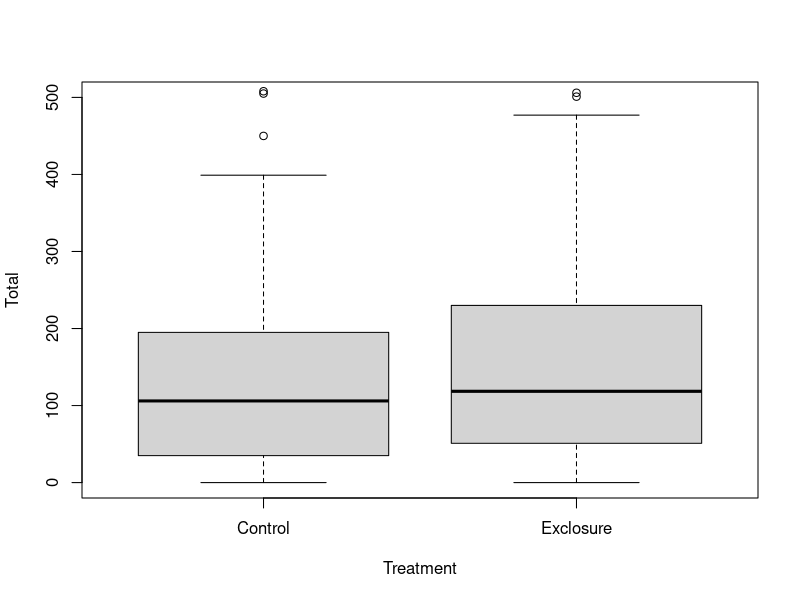
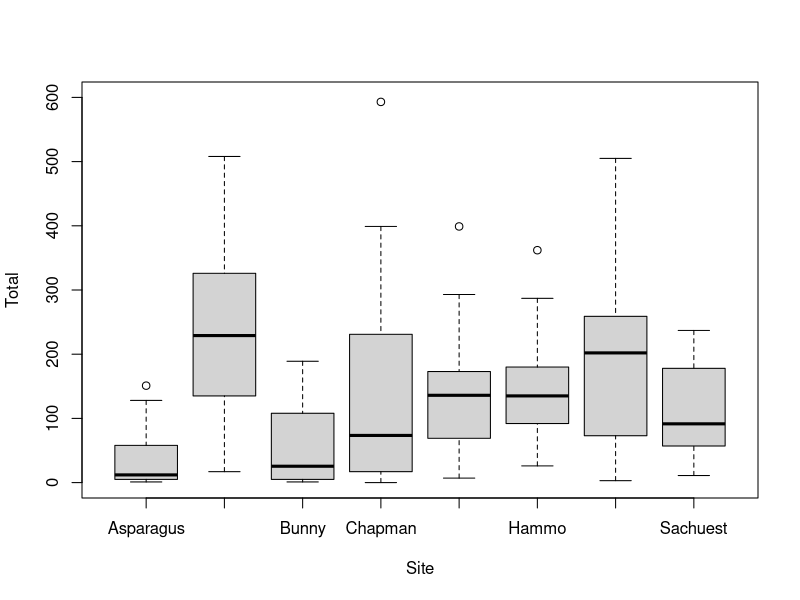
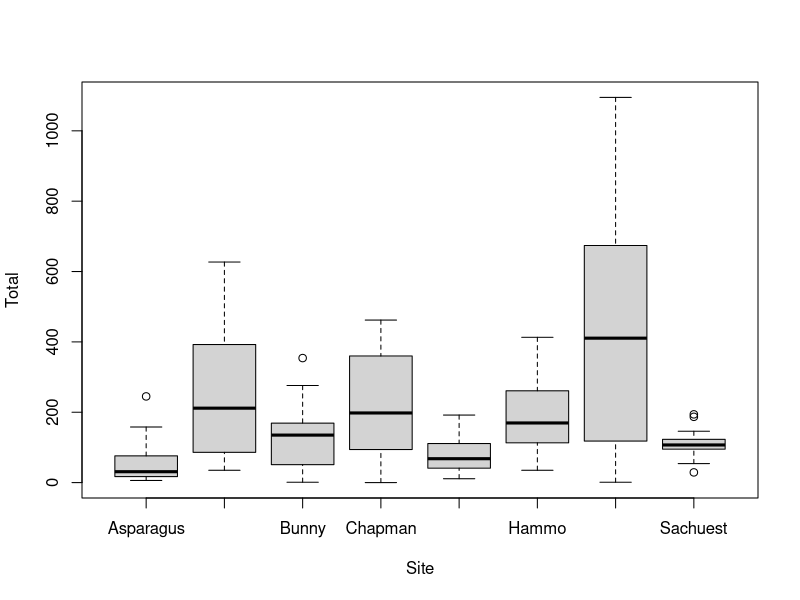
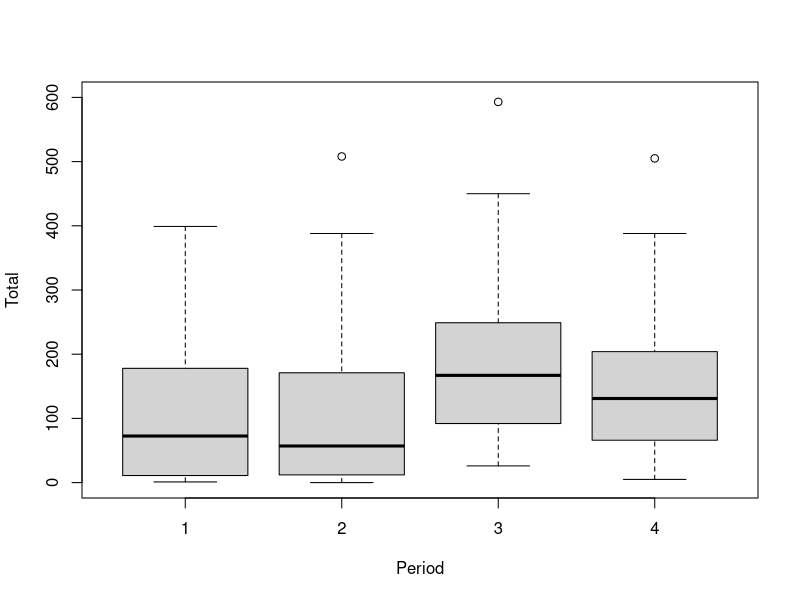
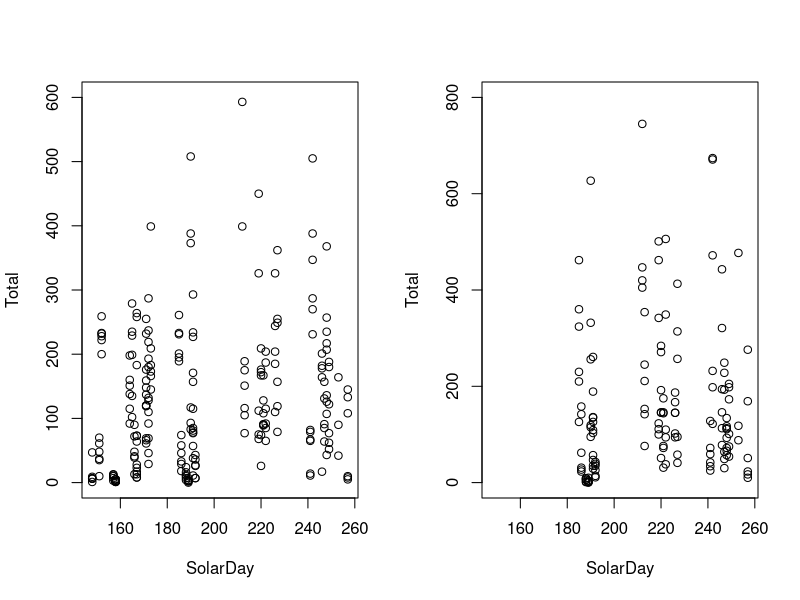
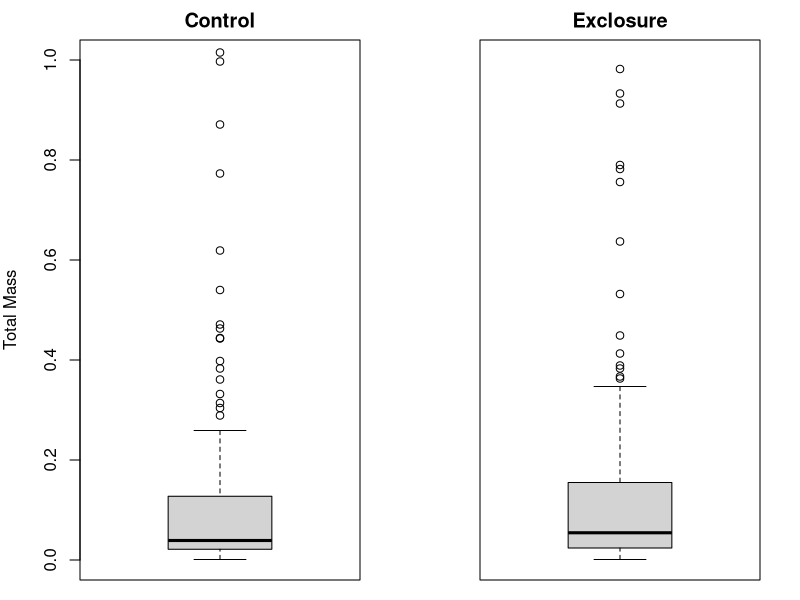
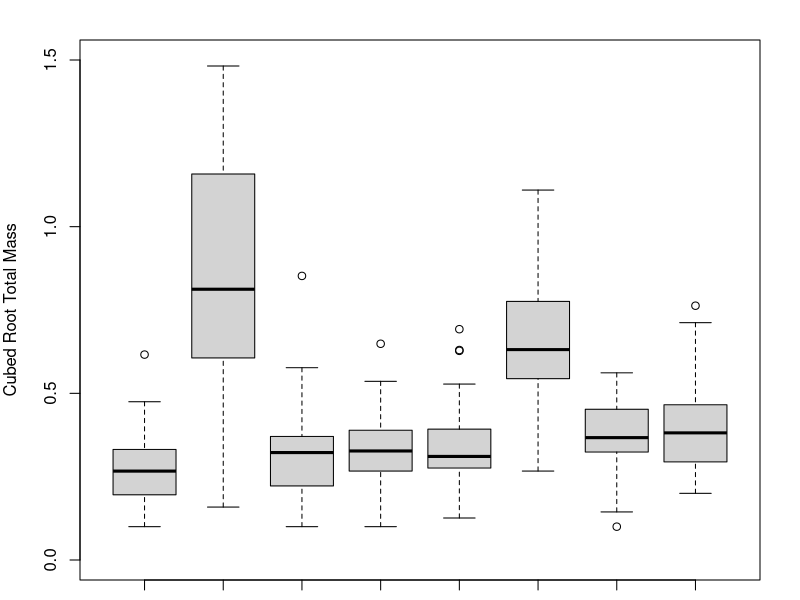
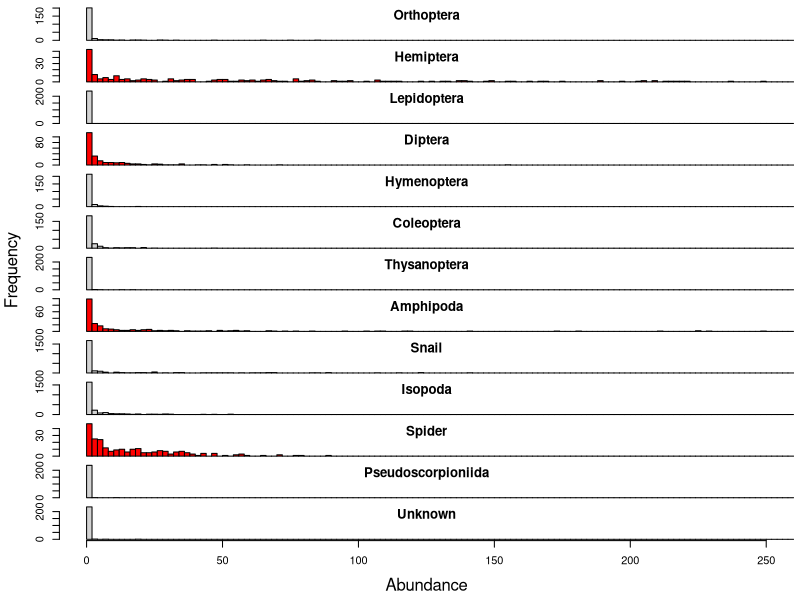

These figures' R source, in order:
require(pracma)
require(car)
require(multcomp)

#   1. ABUNDANCE EXPLORATION

#   --> I want to plot the effect of treatment type on abundance --> Boxplot
newabundance <-read.csv("./Cleaned Bird Data/cleanedabundance.csv")

head(newabundance)

boxplot(Total~Treatment, data = newabundance, ylim=c(0,500))

split_newabundance <- split(newabundance, newabundance$Treatment)
split_newabundance
control_samples <- split_newabundance[[1]]  # Contains only rows with "control" in the "group" column
treatment_samples <- split_newabundance[[2]]  # Contains only rows with "treatment1" in the "group" column

#   --> I want to explore the effect of site on abundance --> Boxplot
boxplot(Total~Site, data = control_samples,  ylim=c(0,600))
##Site DOES effect total control abundance
boxplot(Total~Site, data = treatment_samples)
##Site DOES effect total treatment abundance
# fits our assumptions for poisson distribution, 
#sites with higher mean have higher variation

#------------------------ABUNDANCE PLOTS & Histograms---------------------------------------------------------------------

#---> Hello Zach! Here is my code for producing the collective graphic that you were
#     suggesting I make but it keeps coming back with the response 
#     -- Error in plot.new() : figure margins too large

### [Zach] This figure you're trying to make will be too big for poor R studio to
###  show in it's little window. Let's make it as an external .png for now and look at it there.
###  I made a folder called 'Rough Figures' where I'll store the graph.

png(height=10,width=7.5,pointsize=8,units="in",res=900,file="./Rough Figures/abun_taxa.png")
### [Zach] the above line starts creating the png image. any graphics code that follows
###  will affect that image file and NOT show up in your graphics window.
###  At the end of the graphics code, we use the 'dev.off()' function to finish creating
###  the png image, finalize it, and close it

par(mfrow=c(13,1),mar=c(0,0,0.5,0),oma=c(4.5,4.5,0,0.5))
#x.scale <- range(control_samples[,c("Orthoptera","Hemiptera","Lepidoptera","Diptera",
                                  #  "Hymenoptera","Coleoptera","Thysanoptera","Amphipoda",
                                  #  "Snail","Isopoda","Spider","Pseudoscorpionida")])

x.scale <- c(0,250)

### [Zach] added x.scale method above, having 'range' select all individual count columns
breaknum=0:10000*2
hist(control_samples$Orthoptera, xlim=x.scale, xlab="",main="",ylab="",xaxt="n", breaks=breaknum)
title(line=-1, "Orthoptera")
hist(control_samples$Hemiptera, xlim=x.scale, xlab="",main="",ylab="",xaxt="n", breaks=breaknum, col="red")
title(line=-1, "Hemiptera")
hist(control_samples$Lepidoptera, xlim=x.scale, xlab="",main="",ylab="",xaxt="n", breaks=breaknum)
title(line=-1, "Lepidoptera")
hist(control_samples$Diptera,xlim=x.scale, xlab="",main="",ylab="",xaxt="n", breaks=breaknum, col="red")
title(line=-1, "Diptera")
hist(control_samples$Hymenoptera, xlim=x.scale, xlab="",main="",ylab="",xaxt="n", breaks=breaknum)
title(line=-1, "Hymenoptera")
hist(control_samples$Coleoptera, xlim=x.scale, xlab="",main="",ylab="",xaxt="n", breaks=breaknum)
title(line=-1, "Coleoptera")
hist(control_samples$Thysanoptera, xlim=x.scale, xlab="",main="",ylab="",xaxt="n", breaks=breaknum)
title(line=-1, "Thysanoptera")
hist(control_samples$Amphipoda, xlim=x.scale, xlab="",main="",ylab="",xaxt="n", breaks=breaknum, col="red")
title(line=-1, "Amphipoda")
hist(control_samples$Snail,xlim=x.scale, xlab="",main="",ylab="",xaxt="n", breaks=breaknum)
title(line=-1, "Snail")
hist(control_samples$Isopoda, xlim=x.scale, xlab="",main="",ylab="",xaxt="n", breaks=breaknum)
title(line=-1, "Isopoda")
hist(control_samples$Spider, xlim=x.scale, xlab="",main="",ylab="",xaxt="n", breaks=breaknum, col="red")
title(line=-1, "Spider")
hist(control_samples$Pseudoscorpionida, xlim=x.scale, xlab="",main="",ylab="",xaxt="n", breaks=breaknum)
title(line=-1, "Pseudoscorpioniida")
hist(control_samples$Unknown, xlim=x.scale, xlab="",main="",ylab="", breaks=breaknum)
title(line=-1, "Unknown")
mtext(outer=T,"Abundance",side=1, line=3)
mtext(outer=T,"Frequency",side=2, line=3)
### [Zach] now keep adding your histograms for the other taxa
### [Zach] on your bottom panel, remove the 'xaxt="n"' argument

dev.off()

# !!!Notes for Graphics produced... 
# 1. Outlier points must be addressed to fix the x-axis spread (it is how it is :( )
# 2. y axis lines and tick marks have disappeared (Check)


# --> follow the same steps for Treatment...

png(height=10,width=7.5,pointsize=8,units="in",res=900,file="./Rough Figures/abun_taxa_treatment.png")
par(mfrow=c(13,1),mar=c(0,0,0.5,0),oma=c(4.5,4.5,0,0.5))
x.scale <- c(0,250)
breaknum=0:10000*2
hist(treatment_samples$Orthoptera, xlim=x.scale, xlab="",main="",ylab="",xaxt="n", breaks=breaknum)
title(line=-1, "Orthoptera")
hist(treatment_samples$Hemiptera, xlim=x.scale, xlab="",main="",ylab="",xaxt="n", breaks=breaknum, col="red")
title(line=-1, "Hemiptera")
hist(treatment_samples$Lepidoptera, xlim=x.scale, xlab="",main="",ylab="",xaxt="n", breaks=breaknum)
title(line=-1, "Lepidoptera")
hist(treatment_samples$Diptera,xlim=x.scale, xlab="",main="",ylab="",xaxt="n", breaks=breaknum, col="red")
title(line=-1, "Diptera")
hist(treatment_samples$Hymenoptera, xlim=x.scale, xlab="",main="",ylab="",xaxt="n", breaks=breaknum)
title(line=-1, "Hymenoptera")
hist(treatment_samples$Coleoptera, xlim=x.scale, xlab="",main="",ylab="",xaxt="n", breaks=breaknum)
title(line=-1, "Coleoptera")
hist(treatment_samples$Thysanoptera, xlim=x.scale, xlab="",main="",ylab="",xaxt="n", breaks=breaknum)
title(line=-1, "Thysanoptera")
hist(treatment_samples$Amphipoda, xlim=x.scale, xlab="",main="",ylab="",xaxt="n", breaks=breaknum, col="red")
title(line=-1, "Amphipoda")
hist(treatment_samples$Snail,xlim=x.scale, xlab="",main="",ylab="",xaxt="n", breaks=breaknum)
title(line=-1, "Snail")
hist(treatment_samples$Isopoda, xlim=x.scale, xlab="",main="",ylab="",xaxt="n", breaks=breaknum)
title(line=-1, "Isopoda")
hist(treatment_samples$Spider, xlim=x.scale, xlab="",main="",ylab="",xaxt="n", breaks=breaknum, col="red")
title(line=-1, "Spider")
hist(treatment_samples$Pseudoscorpionida, xlim=x.scale, xlab="",main="",ylab="",xaxt="n", breaks=breaknum)
title(line=-1, "Pseudoscorpionida")
hist(treatment_samples$Unknown, xlim=x.scale, xlab="Treatment Type",main="",ylab="", breaks=breaknum)
title(line=-1, "Unknown")
mtext(outer=T,"Abundance",side=1, line=3)
mtext(outer=T,"Frequency",side=2, line=3)
dev.off()

# --> Solar Days and the Period
boxplot(Total~Period, data = control_samples, ylim = c(0,600))
time.range = range(newabundance$SolarDay)
par(mfrow=c(1,2))
plot(Total~SolarDay, data = control_samples, col="black", ylim=c(0,600), xlim=time.range)
plot(Total~SolarDay, data = treatment_samples, col="black", ylim=c(0,800),xlim=time.range)

#To see how many samples were collected for every given time period
aggregate(control_samples$Total,by=list(control_samples$Period), FUN="length")
aggregate(treatment_samples$Total,by=list(treatment_samples$Period), FUN="length")

# unique(newabundance$Treatment)
# treat.effect <-unique(newabundance$Treatment)
# control <-treat.effect[c(1)]
# exclosure <-treat.effect[c(2)]

#Another Approach
# abundance.control<-newabundance[newabundance$treatment=="control",]
# abundance.treatment<-newabundance[newabundance$treatment=="exclosure",]

#   2. BIOMASS EXPLORATION

newbiomass <-read.csv("./Cleaned Bird Data/cleanedbiomass.csv")

split_newbiomass <- split(newbiomass, newbiomass$EC)
split_newbiomass
control_mass_samples <- split_newbiomass[[1]]  
treatment_mass_samples <- split_newbiomass[[2]]

#Looking at the effect of Control and Exclosure on Total Mass
par(mfrow=c(1,2), mar=c(1,4,2,2))
boxplot(Total.mass~EC, data = control_mass_samples,  ylim=c(0,1), ylab="Total Mass", main="Control")
boxplot(Total.mass~EC, data = treatment_mass_samples,  ylim=c(0,1),yaxt="n", main="Exclosure", ylab="")
### Higher SD in Exclosure but big overlap in control and exclosure groups

#warning()

#- biomass —> cubed root & normal distribution, use GLM but don't put family

png(height=10,width=7.5,pointsize=8,units="in",res=900,file="./Rough Figures/biomass_taxa_treatment.png")
par(mfrow=c(5,1),mar=c(0,0,0.5,0),oma=c(4.5,4.5,0,0.5))
x.scale <- c(0,2)
breaknum=10
hist(control_mass_samples$Amphi.mass, xlim=x.scale, xlab="",main="",ylab="",xaxt="n", breaks=breaknum)
title(line=-1, "Amphibian Biomass")
hist(control_mass_samples$Spider.mass, xlim=x.scale, xlab="",main="",ylab="",xaxt="n", breaks=breaknum)
title(line=-1, "Spider Biomass")
hist(control_mass_samples$Hemi.mass, xlim=x.scale, xlab="",main="",ylab="",xaxt="n", breaks=breaknum)
title(line=-1, "Hemiptera Biomass")
hist(control_mass_samples$Snail.mass,xlim=x.scale, xlab="",main="",ylab="",xaxt="n", breaks=breaknum)
title(line=-1, "Snail Biomass")
hist(control_mass_samples$Other.mass, xlim=x.scale, xlab="",main="",ylab="", breaks=breaknum)
title(line=-1, "Other Biomass")
dev.off()

#   --> I want to examine the effect of Site on Total --> Boxplot

par(mfrow=c(1,1))
boxplot(nthroot(Total.mass,n=3)~Site, data = newbiomass, ylim=c(0,1.5), ylab="Cubed Root Total Mass")



#   3. BODYSIZE EXPLORATION --> Currently this is Zach's Problem

newbodysize <-read.csv("./Cleaned Bird Data/cleanedbodysize.csv")

#   --> I want to examine the effect of treatment type on abundance
